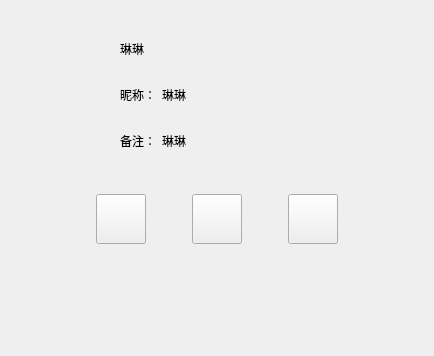
<?xml version="1.0" encoding="UTF-8"?>
<ui version="4.0">
 <class>FriendInfoPage</class>
 <widget class="QWidget" name="FriendInfoPage">
  <property name="geometry">
   <rect>
    <x>0</x>
    <y>0</y>
    <width>434</width>
    <height>356</height>
   </rect>
  </property>
  <property name="windowTitle">
   <string>Form</string>
  </property>
  <layout class="QVBoxLayout" name="verticalLayout">
   <item>
    <widget class="QWidget" name="widget" native="true">
     <layout class="QHBoxLayout" name="horizontalLayout">
      <item>
       <widget class="QLabel" name="icon_lb">
        <property name="minimumSize">
         <size>
          <width>85</width>
          <height>85</height>
         </size>
        </property>
        <property name="maximumSize">
         <size>
          <width>85</width>
          <height>85</height>
         </size>
        </property>
        <property name="text">
         <string/>
        </property>
       </widget>
      </item>
      <item>
       <widget class="QWidget" name="widget_3" native="true">
        <layout class="QVBoxLayout" name="verticalLayout_2">
         <item>
          <widget class="QWidget" name="widget_4" native="true">
           <property name="minimumSize">
            <size>
             <width>0</width>
             <height>40</height>
            </size>
           </property>
           <property name="maximumSize">
            <size>
             <width>16777215</width>
             <height>40</height>
            </size>
           </property>
           <layout class="QHBoxLayout" name="horizontalLayout_2">
            <property name="leftMargin">
             <number>0</number>
            </property>
            <property name="topMargin">
             <number>0</number>
            </property>
            <property name="rightMargin">
             <number>0</number>
            </property>
            <property name="bottomMargin">
             <number>0</number>
            </property>
            <item>
             <widget class="QLabel" name="name_lb">
              <property name="minimumSize">
               <size>
                <width>40</width>
                <height>0</height>
               </size>
              </property>
              <property name="maximumSize">
               <size>
                <width>16777215</width>
                <height>16777215</height>
               </size>
              </property>
              <property name="text">
               <string>琳琳</string>
              </property>
             </widget>
            </item>
            <item>
             <widget class="QLabel" name="sex_lb">
              <property name="minimumSize">
               <size>
                <width>40</width>
                <height>40</height>
               </size>
              </property>
              <property name="maximumSize">
               <size>
                <width>40</width>
                <height>40</height>
               </size>
              </property>
              <property name="text">
               <string/>
              </property>
             </widget>
            </item>
            <item>
             <spacer name="horizontalSpacer">
              <property name="orientation">
               <enum>Qt::Orientation::Horizontal</enum>
              </property>
              <property name="sizeHint" stdset="0">
               <size>
                <width>40</width>
                <height>20</height>
               </size>
              </property>
             </spacer>
            </item>
           </layout>
          </widget>
         </item>
         <item>
          <widget class="QWidget" name="widget_2" native="true">
           <property name="minimumSize">
            <size>
             <width>0</width>
             <height>40</height>
            </size>
           </property>
           <property name="maximumSize">
            <size>
             <width>16777215</width>
             <height>40</height>
            </size>
           </property>
           <layout class="QHBoxLayout" name="horizontalLayout_3">
            <property name="leftMargin">
             <number>0</number>
            </property>
            <property name="topMargin">
             <number>0</number>
            </property>
            <property name="rightMargin">
             <number>0</number>
            </property>
            <property name="bottomMargin">
             <number>0</number>
            </property>
            <item>
             <widget class="QLabel" name="nick_tip">
              <property name="minimumSize">
               <size>
                <width>0</width>
                <height>30</height>
               </size>
              </property>
              <property name="maximumSize">
               <size>
                <width>50</width>
                <height>30</height>
               </size>
              </property>
              <property name="text">
               <string>昵称：</string>
              </property>
             </widget>
            </item>
            <item>
             <widget class="QLabel" name="nick_lb">
              <property name="text">
               <string>琳琳</string>
              </property>
             </widget>
            </item>
            <item>
             <spacer name="horizontalSpacer_2">
              <property name="orientation">
               <enum>Qt::Orientation::Horizontal</enum>
              </property>
              <property name="sizeHint" stdset="0">
               <size>
                <width>40</width>
                <height>20</height>
               </size>
              </property>
             </spacer>
            </item>
           </layout>
          </widget>
         </item>
         <item>
          <widget class="QWidget" name="widget_5" native="true">
           <property name="minimumSize">
            <size>
             <width>0</width>
             <height>40</height>
            </size>
           </property>
           <property name="maximumSize">
            <size>
             <width>16777215</width>
             <height>40</height>
            </size>
           </property>
           <layout class="QHBoxLayout" name="horizontalLayout_4">
            <property name="leftMargin">
             <number>0</number>
            </property>
            <property name="topMargin">
             <number>0</number>
            </property>
            <property name="rightMargin">
             <number>0</number>
            </property>
            <property name="bottomMargin">
             <number>0</number>
            </property>
            <item>
             <widget class="QLabel" name="bak_tip">
              <property name="minimumSize">
               <size>
                <width>0</width>
                <height>30</height>
               </size>
              </property>
              <property name="maximumSize">
               <size>
                <width>50</width>
                <height>30</height>
               </size>
              </property>
              <property name="text">
               <string>备注：</string>
              </property>
             </widget>
            </item>
            <item>
             <widget class="QLabel" name="bak_lb">
              <property name="text">
               <string>琳琳</string>
              </property>
             </widget>
            </item>
            <item>
             <spacer name="horizontalSpacer_7">
              <property name="orientation">
               <enum>Qt::Orientation::Horizontal</enum>
              </property>
              <property name="sizeHint" stdset="0">
               <size>
                <width>40</width>
                <height>20</height>
               </size>
              </property>
             </spacer>
            </item>
           </layout>
          </widget>
         </item>
        </layout>
       </widget>
      </item>
     </layout>
    </widget>
   </item>
   <item>
    <widget class="QWidget" name="widget_6" native="true">
     <layout class="QHBoxLayout" name="horizontalLayout_5">
      <item>
       <spacer name="horizontalSpacer_3">
        <property name="orientation">
         <enum>Qt::Orientation::Horizontal</enum>
        </property>
        <property name="sizeHint" stdset="0">
         <size>
          <width>40</width>
          <height>20</height>
         </size>
        </property>
       </spacer>
      </item>
      <item>
       <widget class="ClickedBtn" name="msg_chat">
        <property name="minimumSize">
         <size>
          <width>50</width>
          <height>50</height>
         </size>
        </property>
        <property name="maximumSize">
         <size>
          <width>50</width>
          <height>50</height>
         </size>
        </property>
        <property name="text">
         <string/>
        </property>
       </widget>
      </item>
      <item>
       <spacer name="horizontalSpacer_5">
        <property name="orientation">
         <enum>Qt::Orientation::Horizontal</enum>
        </property>
        <property name="sizeType">
         <enum>QSizePolicy::Policy::Fixed</enum>
        </property>
        <property name="sizeHint" stdset="0">
         <size>
          <width>40</width>
          <height>20</height>
         </size>
        </property>
       </spacer>
      </item>
      <item>
       <widget class="ClickedBtn" name="voice_chat">
        <property name="minimumSize">
         <size>
          <width>50</width>
          <height>50</height>
         </size>
        </property>
        <property name="maximumSize">
         <size>
          <width>50</width>
          <height>50</height>
         </size>
        </property>
        <property name="text">
         <string/>
        </property>
       </widget>
      </item>
      <item>
       <spacer name="horizontalSpacer_6">
        <property name="orientation">
         <enum>Qt::Orientation::Horizontal</enum>
        </property>
        <property name="sizeType">
         <enum>QSizePolicy::Policy::Fixed</enum>
        </property>
        <property name="sizeHint" stdset="0">
         <size>
          <width>40</width>
          <height>20</height>
         </size>
        </property>
       </spacer>
      </item>
      <item>
       <widget class="ClickedBtn" name="video_chat">
        <property name="minimumSize">
         <size>
          <width>50</width>
          <height>50</height>
         </size>
        </property>
        <property name="maximumSize">
         <size>
          <width>50</width>
          <height>50</height>
         </size>
        </property>
        <property name="text">
         <string/>
        </property>
       </widget>
      </item>
      <item>
       <spacer name="horizontalSpacer_4">
        <property name="orientation">
         <enum>Qt::Orientation::Horizontal</enum>
        </property>
        <property name="sizeHint" stdset="0">
         <size>
          <width>40</width>
          <height>20</height>
         </size>
        </property>
       </spacer>
      </item>
     </layout>
    </widget>
   </item>
   <item>
    <spacer name="verticalSpacer_2">
     <property name="orientation">
      <enum>Qt::Orientation::Vertical</enum>
     </property>
     <property name="sizeHint" stdset="0">
      <size>
       <width>20</width>
       <height>119</height>
      </size>
     </property>
    </spacer>
   </item>
  </layout>
 </widget>
 <customwidgets>
  <customwidget>
   <class>ClickedBtn</class>
   <extends>QPushButton</extends>
   <header>clickedbtn.h</header>
  </customwidget>
 </customwidgets>
 <resources/>
 <connections/>
</ui>
